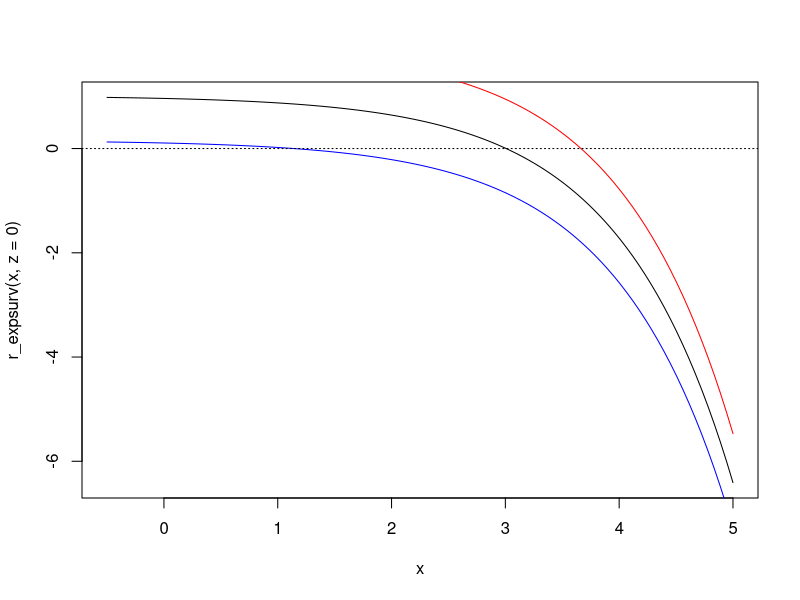

Reproduce this figure in R.
##########################################################
# Royama plots for different forms of density-dependence #
##########################################################

r_expsurv <- function(X,z,Smax=0.25,d=0.05,B=10){
  log(Smax) - d*exp(X) + log(1+B*exp(z))
}
  # Barraquand & Yoccoz 2013, equation (6)
  # S decreases exponentially with population size (rate d)
  # B increases exponentially [my choice] with climate

curve(r_expsurv(x,z=0),xlim=c(-0.5,5))
curve(r_expsurv(x,z=-1),add=T,col="blue")
curve(r_expsurv(x,z=1),add=T,col="red")
abline(h=0,lty=3)
